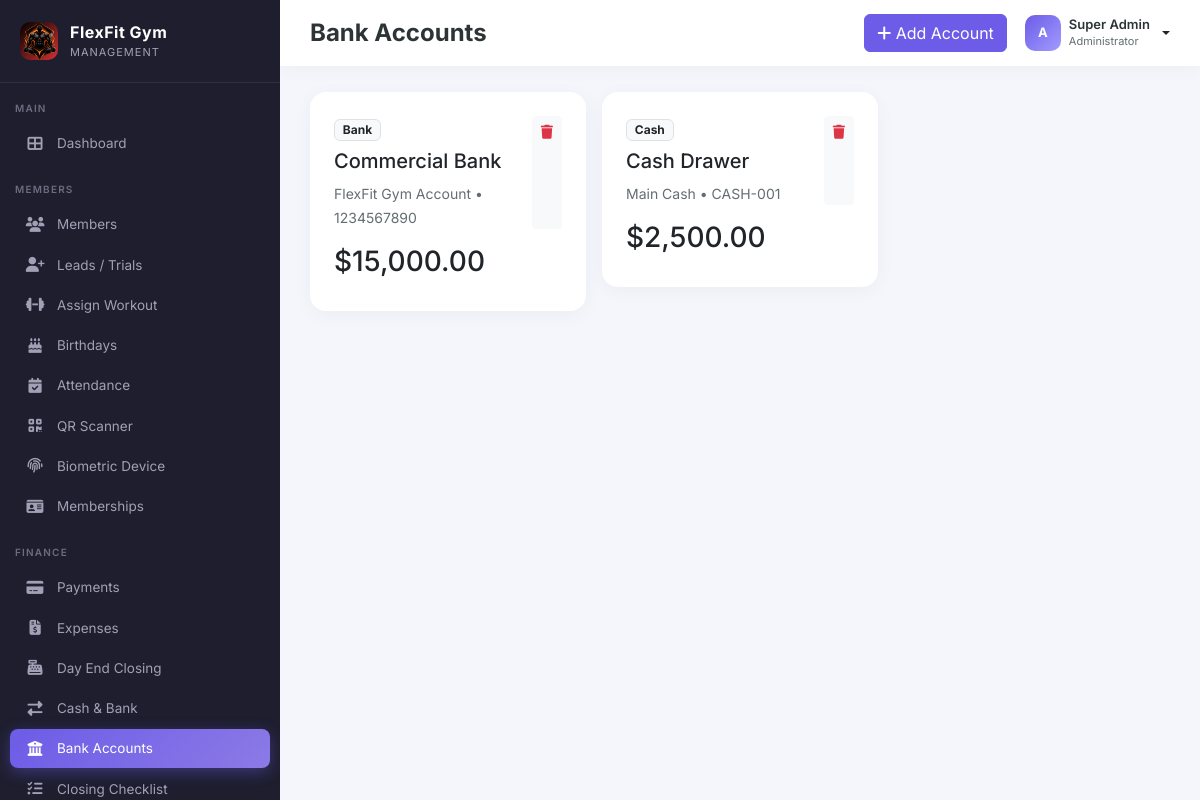
Screenshot of /admin/banks.php (signed in) with the database file from the repository.
### tables this page shows
CREATE TABLE IF NOT EXISTS bank_accounts (
    id INT AUTO_INCREMENT PRIMARY KEY,
    bank_name VARCHAR(150) NOT NULL,
    account_name VARCHAR(150) NOT NULL,
    account_number VARCHAR(100),
    balance DECIMAL(12,2) DEFAULT 0,
    type ENUM('cash','bank','online') DEFAULT 'bank',
    created_at TIMESTAMP DEFAULT CURRENT_TIMESTAMP
);

### config/init.php (called while the page is built, shortened)
<?php
require_once __DIR__ . '/database.php';
require_once __DIR__ . '/../includes/functions.php';
$settings = [];
try {
    $stmt = $pdo->query("SHOW TABLES LIKE 'settings'");
    if ($stmt->rowCount() > 0) {
        $stmt = $pdo->query("SELECT setting_key, setting_value FROM settings");
        foreach ($stmt->fetchAll() as $row) {
            $settings[$row['setting_key']] = $row['setting_value'];
        }
    }
} catch (Exception $e) {
}
?>

### includes/functions.php (called while the page is built, shortened)
<?php
function getSetting($key, $default = '') {
    global $settings;
    return $settings[$key] ?? $default;
}
function formatCurrency($amount) {
    $currency = getSetting('currency', '$');
    return $currency . number_format((float)$amount, 2);
}
?>

### admin/banks.php (the view, shortened to what this page needs)
<?php
require_once '../includes/header.php';
require_once '../includes/sidebar.php';
$stmt = $pdo->query("
    SELECT *
    FROM bank_accounts
    ORDER BY id DESC
");
$accounts = $stmt->fetchAll(PDO::FETCH_ASSOC);
?>
<div class="main-content">
    <div class="topbar">
        <div class="d-flex gap-3 align-items-center">
            <h4>Bank Accounts</h4>
        </div>
        <div class="topbar-actions">
            <button class="btn btn-primary" data-bs-toggle="modal" data-bs-target="#addModal">
                <i class="fas fa-plus"></i> Add Account
            </button>
            <div class="dropdown">
                <a href="#" class="d-flex align-items-center gap-2 text-decoration-none dropdown-toggle" data-bs-toggle="dropdown" aria-expanded="false" style="color:inherit;">
                    <div class="avatar" style="background:linear-gradient(135deg,#6c5ce7,#a29bfe); color:white;"><?= strtoupper(substr($_SESSION['username'] ?? 'A',0,1)) ?></div>
                    <div class="d-none d-md-block text-start" style="line-height:1.1;">
                        <div style="font-size:13px; font-weight:600;color:#2d3436;"><?= $_SESSION['full_name'] ?? 'Admin' ?></div>
                        <small style="font-size:11px; color:#636e72;">Administrator</small>
                    </div>
                </a>
            </div>
        </div>
    </div>
    <div class="content-wrapper">
        <div class="row g-3">
            <?php foreach ($accounts as $a) { ?>
            <div class="col-md-4">
                <div class="card-modern p-4">
                    <div class="d-flex justify-content-between">
                        <div>
                            <span class="badge bg-light text-dark border mb-2">
                                <?= ucfirst($a['type']) ?>
                            </span>
                            <h5>
                                <?= $a['bank_name'] ?>
                            </h5>
                            <small style="color:#636e72;">
                                <?= $a['account_name'] ?>
                                •
                                <?= $a['account_number'] ?>
                            </small>
                        </div>
                        <a href="?delete=<?= $a['id'] ?>" class="btn btn-sm btn-light text-danger">
                            <i class="fas fa-trash"></i>
                        </a>
                    </div>
                    <h3 class="mt-3">
                        <?= formatCurrency($a['balance']) ?>
                    </h3>
                </div>
            </div>
            <?php } ?>
        </div>
    </div>
</div>
<?php require_once '../includes/footer.php'; ?>

### assets/css/style.css (style rules this page uses)
:root { --sidebar-width: 280px; --primary: #6c5ce7; --primary-dark: #5a4bd1; --secondary: #a29bfe; --dark: #2d3436; --light: #f8f9fc; --success: #00b894; --warning: #fdcb6e; --danger: #d63031; }
* { font-family: 'Inter', sans-serif; }
body { background: #f4f6fb; overflow-x: hidden; }
.main-content { margin-left: var(--sidebar-width); min-height: 100vh; transition: all .3s; }
.topbar { background: #fff; padding: 14px 30px; display: flex; align-items: center; justify-content: space-between; box-shadow: 0 2px 20px rgba(0,0,0,.04); position: sticky; top: 0; z-index: 900; }
.topbar h4 { margin: 0; font-weight: 700; color: var(--dark); }
.topbar-actions { display: flex; align-items: center; gap: 18px; }
.content-wrapper { padding: 26px 30px; }
.card-modern { background: #fff; border-radius: 16px; border: none; box-shadow: 0 4px 20px rgba(0,0,0,.04); }
.btn-primary { background: var(--primary); border-color: var(--primary); }
.avatar { width: 36px; height: 36px; border-radius: 10px; object-fit: cover; background: #dfe6e9; display: inline-flex; align-items: center; justify-content: center; font-weight: 700; font-size: 13px; color: #636e72; }

### rows the page displays
bank_accounts: type "Bank", bank_name "Commercial Bank", account_name "FlexFit Gym Account", account_number "1234567890", balance "$15,000.00"
bank_accounts: type "Cash", bank_name "Cash Drawer", account_name "Main Cash", account_number "CASH-001", balance "$2,500.00"

### other values shown
getSetting('gym_name', 'FlexFit Gym') "FlexFit Gym"
substr($_SESSION['username'] ?? 'A',0,1) "A"
$_SESSION['full_name'] "Super Admin"
